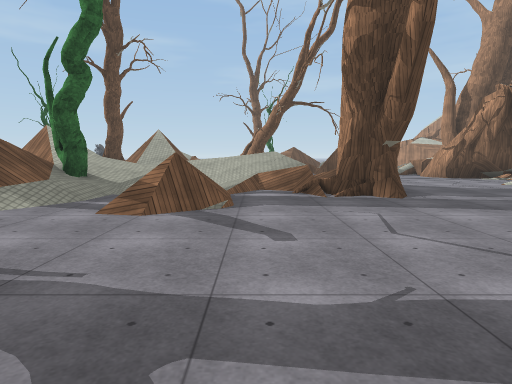
view 1 (above)

24 first-person views from a walk through a scene from a Unity 3-D project. The camera is 1.5 m above the floor, tilts 6° down and sees 75° across. The floor is counted in squares, 2 m on a side. Each view is taken from the middle of a square. On the plan, view 1 faces up. The plan holds only what a view shows up to about 11 squares ahead; the rest is blank. The place goes on beyond the plan. Some animated figures are left out. Surface patterns are stand-ins for the level's own textures.

view 2
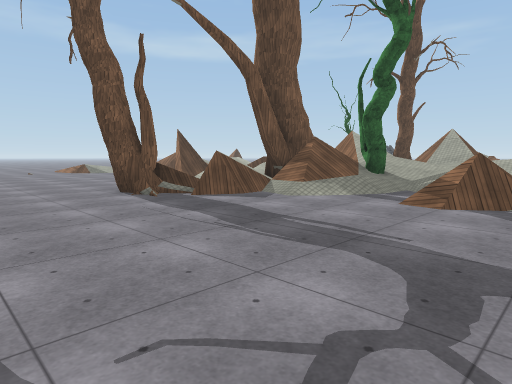

view 3
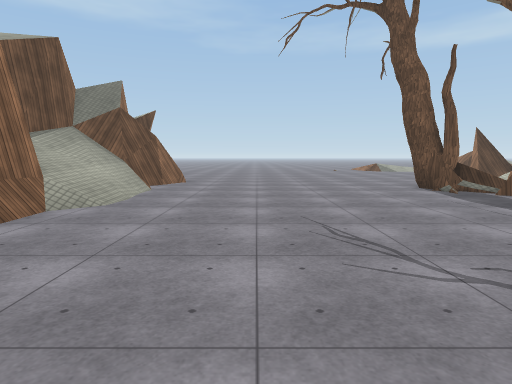

view 4
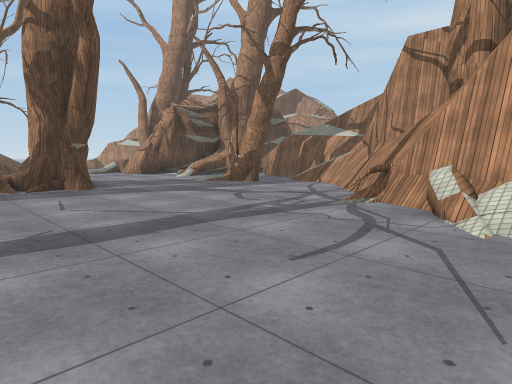

view 5
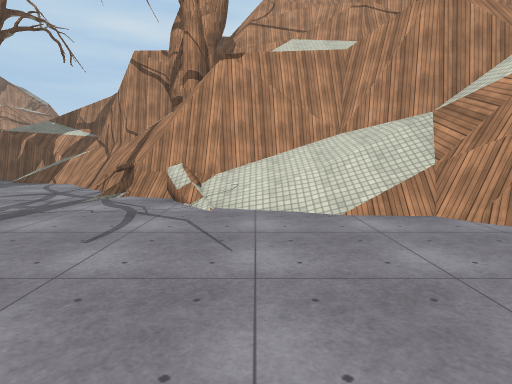

view 6
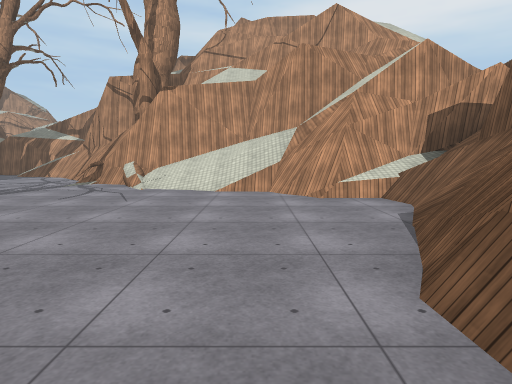

view 7
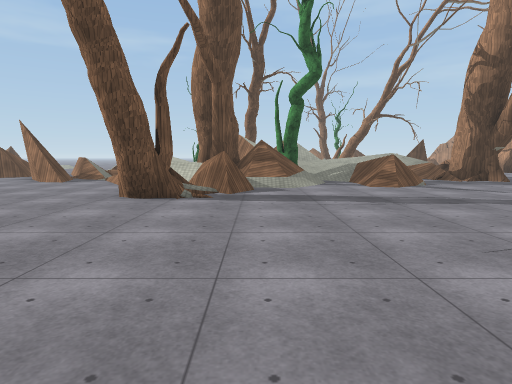

view 8
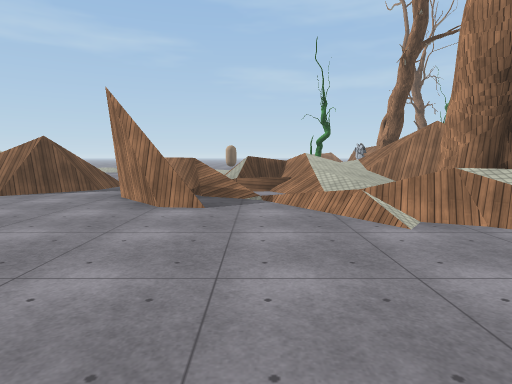

view 9
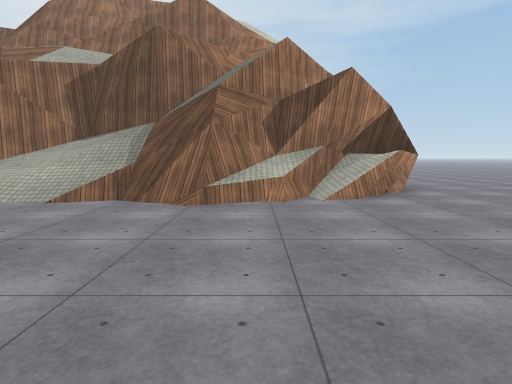

view 10
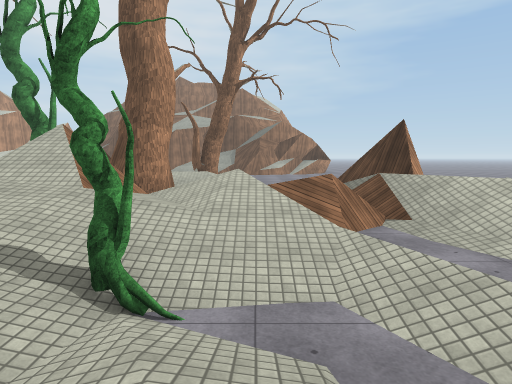

view 11
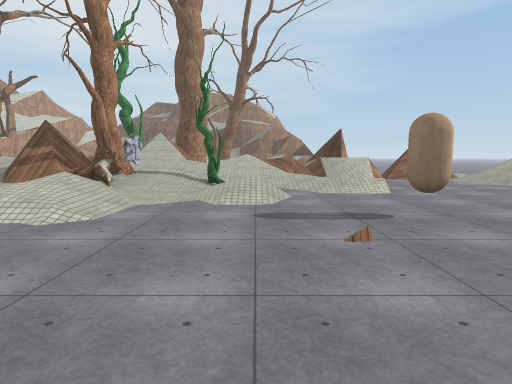

view 12
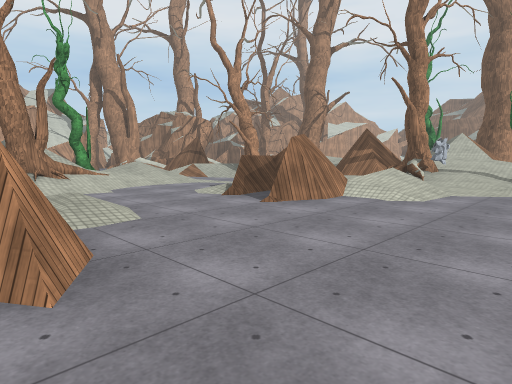

view 13
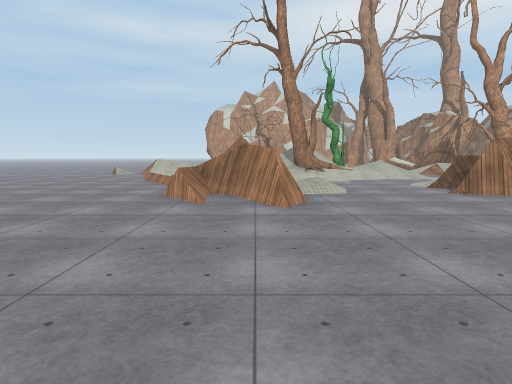

view 14
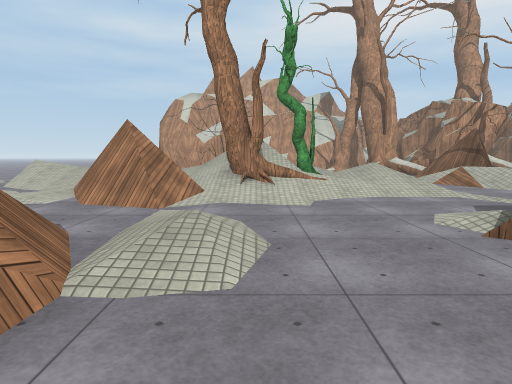

view 15
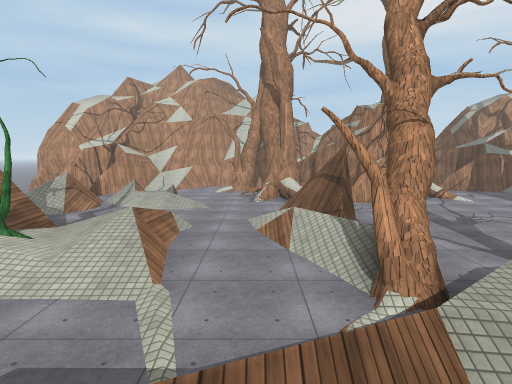

view 16
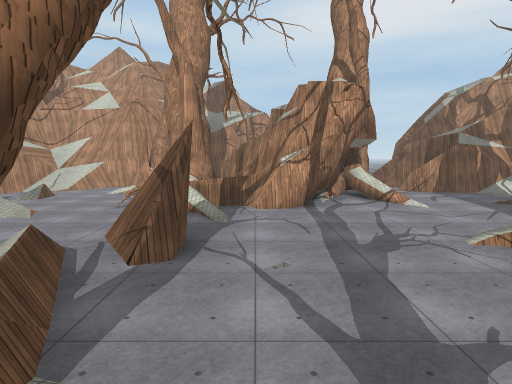

view 17
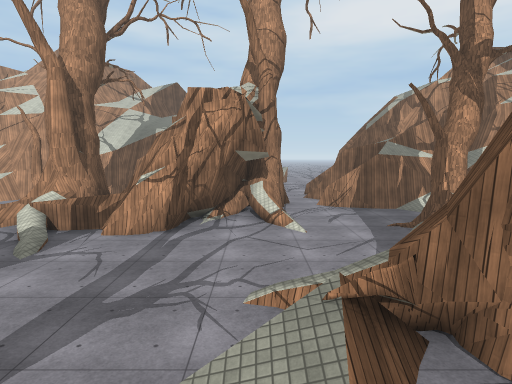

view 18
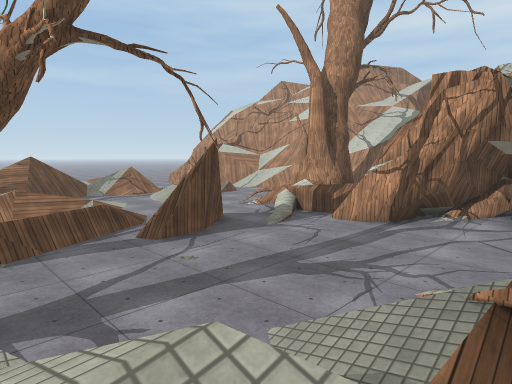

view 19
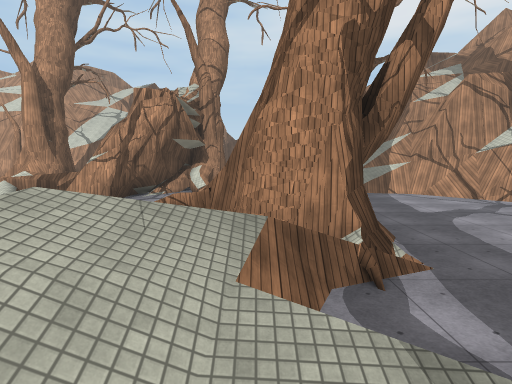

view 20
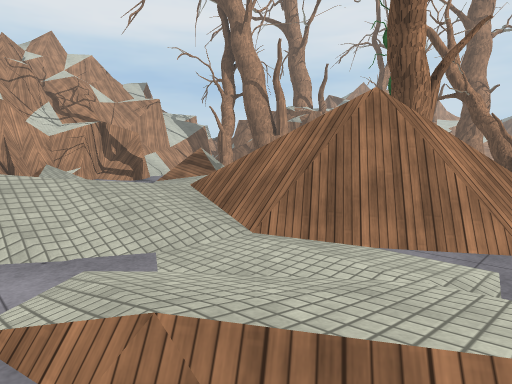

view 21
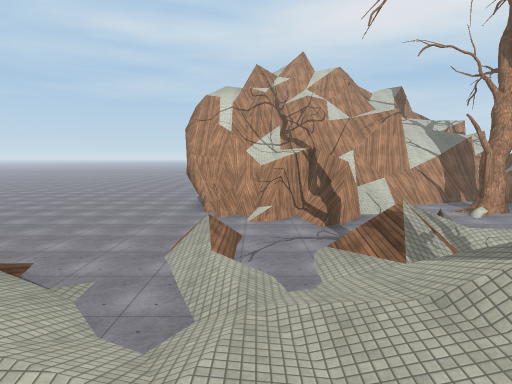

view 22
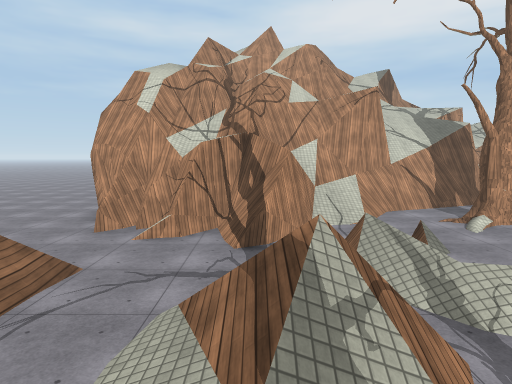

view 23
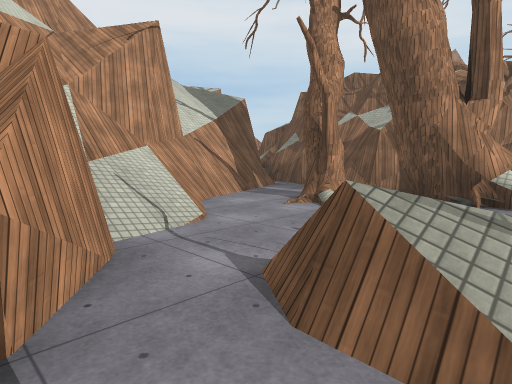

view 24
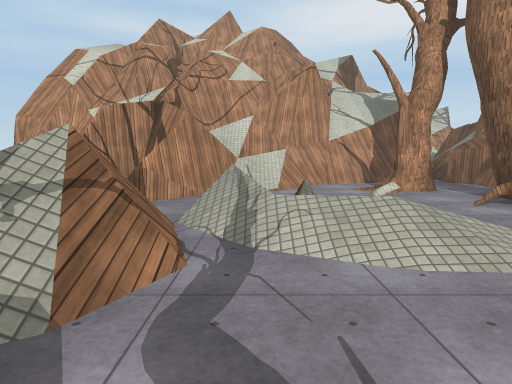

### Floor plan
Key: @ floor where view 1 was taken; # wall or solid block; x gap in a wall; . main floor; : floor 1.5 m higher than the main floor; + floor 6 m higher than the main floor; / step, stairs or slope; = window, fence, low wall or low ledge; ^ raised ledge; v drop or lower ground; T tree; C capsule; O other object.
Columns run from 12 left of view 1 to 17 right of it. Each row starts with its distance up from view 1.
 27      ........////.......
 26    .......//////.......#
 25   .....=///////////=..##
 24  .....== ..#//////.../##
 23 ......#==.=#==/////...##
 22  .....////./////=///.##=##
 21   .....//../#//#//=//.#//##
 20   .........//T=/..//=..///##
 19  ......=..../// ..//#=.==#####
 18 ../....#x#../=///./...../##  =
 17 .C...//#==./#........./..////
 16 .....//=/=/...//...=#..#.#v//
 15 ...//./  #=///=##/.=###...#v/
 14 //.///#=///=#..##//=#######v
 13 ///.T/O### //......###    #
 12 ////////##/ /......###
 11 /.///// =/// /......##
 10 /=#=//// //// /.....=###
  9 =/=///#/// ////=.......#
  8 #/////#=//////##......#
  7 ##////##T/////##......#
  6 .#./ /#=////..=....#..#v
  5 .../==x//./=........./==
  4 .....#=//............=:#
  3 .....=#.............=#=#
  2 .....##............//###
  1 ................./#=/#
  0  ...........@..../####
 -1 ................/###
 -2 ................//#
 -3 ................//#
 -4 ...=............//#
 -5 =.^##////##....#/##
 -6 ##vx///####=/.##/##
 -7 vv+#####   ####v//=#
 -8   =#           v/ =#
 -9               vvv  #

Positions as (right, up) in squares from view 1, and headings:
1: (0, 0), facing up
2: (0, -1), facing up-left
3: (1, -2), facing left
4: (0, -2), facing up-right
5: (-1, -2), facing right
6: (-4, -4), facing right
7: (-5, -4), facing up
8: (-10, 1), facing up
9: (-10, 1), facing down
10: (-9, 15), facing down
11: (-9, 21), facing down
12: (-9, 23), facing down-right
13: (-12, 23), facing right
14: (-7, 21), facing right
15: (-4, 16), facing right
16: (-1, 13), facing right
17: (0, 10), facing right
18: (0, 9), facing up-right
19: (-2, 8), facing right
20: (-2, 27), facing down-right
21: (0, 24), facing right
22: (3, 22), facing right
23: (7, 22), facing down-right
24: (3, 20), facing right
